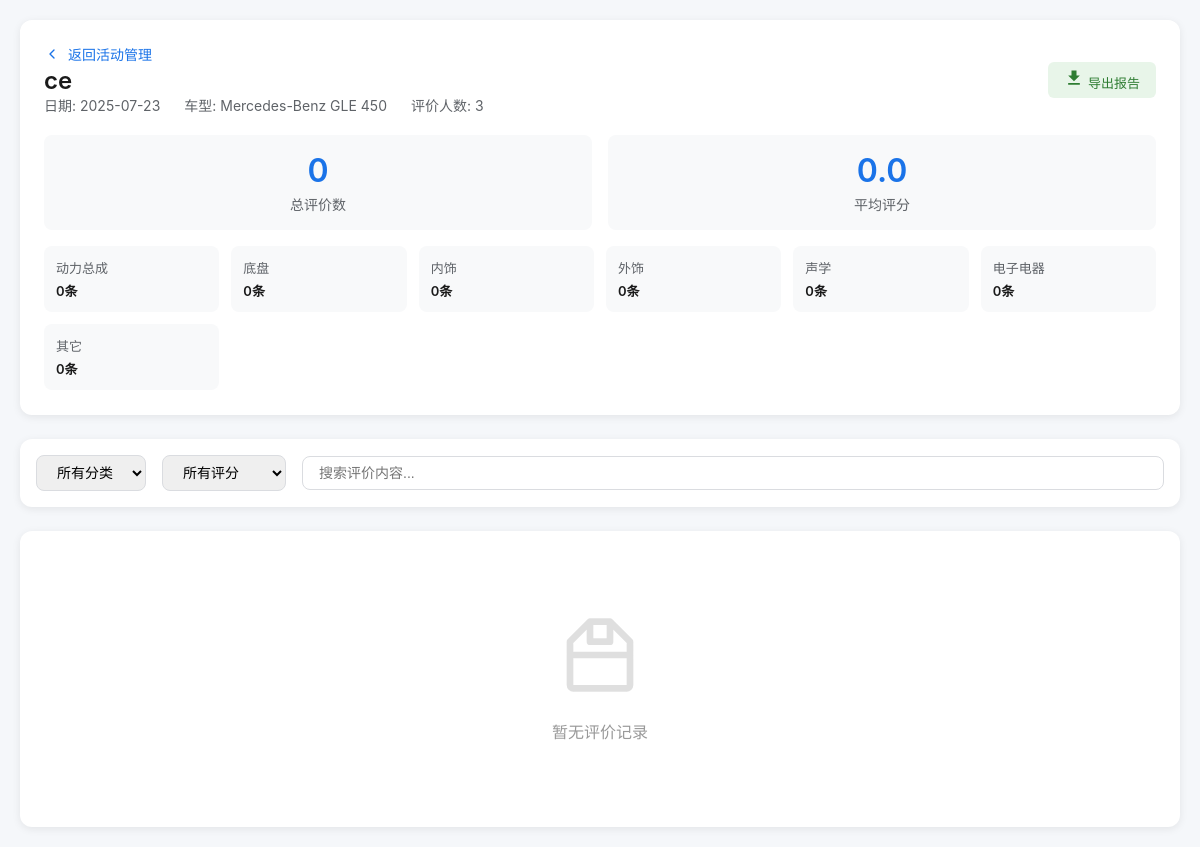
/admin/evaluations/4 (signed in), run on the app's committed database.
### models.py (models this page shows)
class Activity(db.Model):
    id = db.Column(db.Integer, primary_key=True)
    name = db.Column(db.String(200), nullable=False)
    date = db.Column(db.Date)
    vehicle_id = db.Column(db.Integer, db.ForeignKey('vehicle.id'))
    vehicle = db.relationship('Vehicle', backref='activities')
    created_at = db.Column(db.DateTime, default=datetime.utcnow)

class Vehicle(db.Model):
    id = db.Column(db.Integer, primary_key=True)
    name = db.Column(db.String(200), nullable=False)
    model = db.Column(db.String(100))
    info_file = db.Column(db.String(200))
    created_at = db.Column(db.DateTime, default=datetime.utcnow)

class Category(db.Model):
    id = db.Column(db.Integer, primary_key=True)
    name = db.Column(db.String(50), nullable=False, unique=True)
    name_en = db.Column(db.String(50))  # 英文名称
    icon = db.Column(db.String(100))  # 图标类型
    order = db.Column(db.Integer, default=0)  # 排序
    is_active = db.Column(db.Boolean, default=True)
    created_at = db.Column(db.DateTime, default=datetime.utcnow)

### app.py (the view)
@app.route('/admin/evaluations/<int:activity_id>')
@login_required
def view_evaluations(activity_id):
    activity = Activity.query.get_or_404(activity_id)
    evaluations = Evaluation.query.filter_by(activity_id=activity_id).order_by(Evaluation.created_at.desc()).all()
    categories = Category.query.filter_by(is_active=True).order_by(Category.order).all()
    stats = {
        'total': len(evaluations),
        'by_category': {},
        'avg_score': 0
    }
    for category in categories:
        cat_evals = [e for e in evaluations if e.category == category.name]
        stats['by_category'][category.name] = {
            'count': len(cat_evals),
            'avg_score': sum(e.score for e in cat_evals) / len(cat_evals) if cat_evals else 0
        }
    stats['avg_score'] = sum(e.score for e in evaluations) / len(evaluations) if evaluations else 0
    return render_template('admin/evaluations.html',
                         activity=activity,
                         evaluations=evaluations,
                         categories=categories,
                         stats=stats)

### app.py (called while the page is built)
@login_manager.user_loader
def load_user(user_id):
    return User.query.get(int(user_id))

### templates/admin/evaluations.html (shortened to what this page needs)
<!DOCTYPE html>
<html lang="zh">
<head>
    <link rel="stylesheet" href="/static/css/style.css">
</head>
<body>
    <div class="evaluation-detail-wrapper">
        <div class="evaluation-header">
            <div class="header-info">
                <div>
                    <a href="/admin/dashboard#activities" class="back-link">
                        <svg width="16" height="16" viewBox="0 0 24 24" fill="none">
                            <path d="M15 18l-6-6 6-6" stroke="currentColor" stroke-width="2" stroke-linecap="round" stroke-linejoin="round"/>
                        </svg>
                        返回活动管理
                    </a>
                    <h1 class="activity-title">{{ activity.name }}</h1>
                    <div class="activity-meta">
                        <span>日期: {{ activity.date }}</span>
                        <span>车型: {{ activity.vehicle.name if activity.vehicle else '-' }}</span>
                        <span>评价人数: {{ activity.activity_evaluators | length }}</span>
                    </div>
                </div>
                <a href="/admin/export/{{ activity.id }}" class="btn-export">
                    <svg width="20" height="20" viewBox="0 0 24 24" fill="none">
                        <path d="M19 9h-4V3H9v6H5l7 7 7-7zM5 18v2h14v-2H5z" fill="currentColor"/>
                    </svg>
                    导出报告
                </a>
            </div>
            <div class="stats-grid">
                <div class="stat-card">
                    <div class="stat-value">{{ stats.total }}</div>
                    <div class="stat-label">总评价数</div>
                </div>
                <div class="stat-card">
                    <div class="stat-value">{{ "%.1f" | format(stats.avg_score) }}</div>
                    <div class="stat-label">平均评分</div>
                </div>
            </div>
            <div class="category-stats">
                {% for category in categories %}
                {% set cat_stat = stats.by_category.get(category.name, {'count': 0, 'avg_score': 0}) %}
                <div class="category-stat">
                    <div class="category-stat-name">{{ category.name }}</div>
                    <div class="category-stat-value">
                        {{ cat_stat.count }}条 {% if cat_stat.count > 0 %}(平均{{ "%.1f" | format(cat_stat.avg_score) }}分){% endif %}
                    </div>
                </div>
                {% endfor %}
            </div>
        </div>
        <div class="filter-bar">
            <select class="filter-select" id="categoryFilter">
                <option value="">所有分类</option>
            </select>
            <select class="filter-select" id="scoreFilter">
                <option value="">所有评分</option>
            </select>
            <input type="text" class="search-input" id="searchInput" placeholder="搜索评价内容...">
        </div>
        <div class="evaluations-list">
            {% if evaluations %}
                <div id="evaluationsList">
                    {% for evaluation in evaluations %}
                    <div class="evaluation-card"
                         data-category="{{ evaluation.category }}"
                         data-score="{{ evaluation.score }}"
                         data-content="{{ evaluation.content | lower }}">
                        <div class="eval-header">
                            <div class="eval-info">
                                <span class="eval-category">{{ evaluation.category }}</span>
                                <span class="eval-evaluator">{{ evaluation.evaluator.name }}</span>
                            </div>
                            <span class="eval-score {% if evaluation.score >= 8 %}score-high{% elif evaluation.score >= 6 %}score-medium{% elif evaluation.score >= 4 %}score-low{% else %}score-poor{% endif %}">
                                {{ evaluation.score }}/10
                            </span>
                        </div>
                        <div class="eval-content">{{ evaluation.content }}</div>
                        <div class="eval-time">{{ evaluation.created_at.strftime('%Y-%m-%d %H:%M:%S') }}</div>
                    </div>
                    {% endfor %}
                </div>
            {% else %}
                <div class="empty-state">
                    <svg viewBox="0 0 24 24" fill="none">
                        <path d="M9 2L3 8v13a1 1 0 001 1h16a1 1 0 001-1V8l-6-6H9zM9 3v5h6V3M3 12h18" stroke="currentColor" stroke-width="2" stroke-linecap="round" stroke-linejoin="round"/>
                    </svg>
                    <p>暂无评价记录</p>
                </div>
            {% endif %}
        </div>
    </div>
</body>
</html>

### static/css/style.css (style rules this page uses)
* { margin: 0; padding: 0; box-sizing: border-box; }
body { font-family: -apple-system, BlinkMacSystemFont, "PingFang SC", "Helvetica Neue", "STHeitiSC-Light", Arial, sans-serif; background-color: #f0f2f5; color: #1a1a1a; min-height: 100vh; overflow-x: hidden; }
.evaluation-header { background: rgba(255, 255, 255, 0.1); backdrop-filter: blur(20px); padding: 20px 40px; box-shadow: 0 2px 10px rgba(0,0,0,0.1); border-bottom: 1px solid rgba(255, 255, 255, 0.2); }
.btn-export { padding: 6px 16px; background: #e8f5e9; color: #2e7d32; border: none; border-radius: 6px; font-size: 13px; cursor: pointer; text-decoration: none; display: inline-block; transition: all 0.3s; }

### templates/admin/evaluations.html (style rules this page uses)
.evaluation-detail-wrapper { min-height: 100vh; background: #f5f7fa; padding: 20px; }
.evaluation-header { background: white; border-radius: 12px; padding: 24px; margin-bottom: 24px; box-shadow: 0 2px 8px rgba(0,0,0,0.08); }
.header-info { display: flex; justify-content: space-between; align-items: center; margin-bottom: 20px; }
.back-link { color: #1a73e8; text-decoration: none; display: inline-flex; align-items: center; gap: 8px; font-size: 14px; }
.activity-title { font-size: 24px; font-weight: 600; color: #1a1a1a; margin: 0; }
.activity-meta { display: flex; gap: 24px; font-size: 14px; color: #5f6368; }
.stats-grid { display: grid; grid-template-columns: repeat(auto-fit, minmax(200px, 1fr)); gap: 16px; margin-top: 20px; }
.stat-card { background: #f8f9fa; border-radius: 8px; padding: 16px; text-align: center; }
.stat-value { font-size: 32px; font-weight: 600; color: #1a73e8; }
.stat-label { font-size: 14px; color: #5f6368; margin-top: 4px; }
.filter-bar { background: white; border-radius: 12px; padding: 16px; margin-bottom: 24px; box-shadow: 0 2px 8px rgba(0,0,0,0.08); display: flex; gap: 16px; align-items: center; }
.filter-select { padding: 8px 16px; border: 1px solid #dadce0; border-radius: 8px; font-size: 14px; }
.search-input { flex: 1; padding: 8px 16px; border: 1px solid #dadce0; border-radius: 8px; font-size: 14px; }
.evaluations-list { background: white; border-radius: 12px; padding: 24px; box-shadow: 0 2px 8px rgba(0,0,0,0.08); }
.empty-state { text-align: center; padding: 60px 20px; color: #999; }
.empty-state svg { width: 80px; height: 80px; margin-bottom: 20px; opacity: 0.3; }
.category-stats { display: grid; grid-template-columns: repeat(auto-fit, minmax(150px, 1fr)); gap: 12px; margin-top: 16px; }
.category-stat { background: #f8f9fa; padding: 12px; border-radius: 8px; font-size: 13px; }
.category-stat-name { color: #5f6368; margin-bottom: 4px; }
.category-stat-value { font-weight: 600; color: #1a1a1a; }

### data on the page
Activity: name "ce", date "2025-07-23"
Vehicle: vehicle "Mercedes-Benz GLE 450"
Category: name "动力总成", count "0"
Category: name "底盘", count "0"
Category: name "内饰", count "0"
Category: name "外饰", count "0"
Category: name "声学", count "0"
Category: name "电子电器", count "0"
Category: name "其它", count "0"

### other printed values
{{ activity.activity_evaluators | length }} "3"
{{ stats.total }} "0"
{{ "%.1f" | format(stats.avg_score) }} "0.0"
